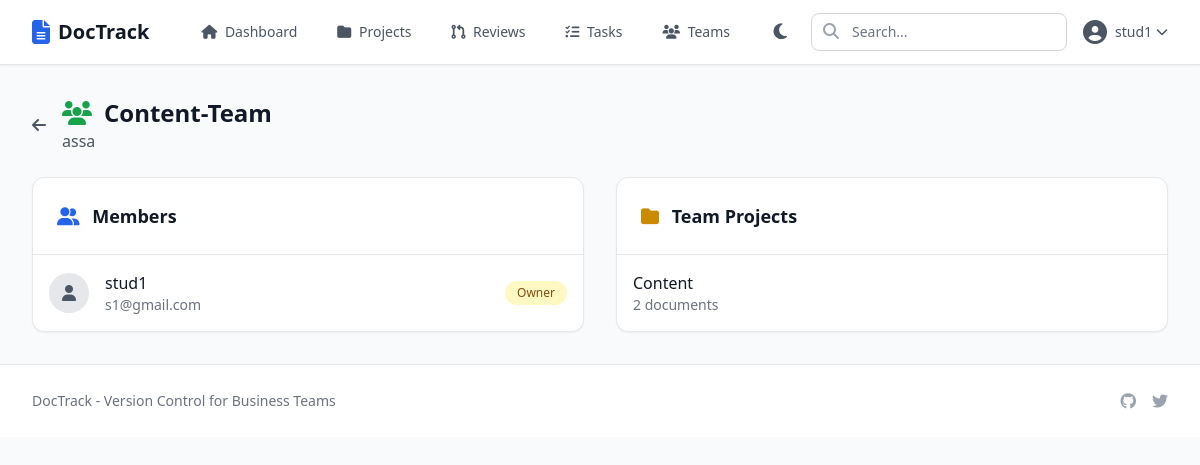
The page /teams/1/ (signed in) on the database its author committed.
### doctrack/models.py (models this page shows, shortened)
class Team(models.Model):
    name = models.CharField(max_length=100)
    description = models.TextField(blank=True)
    members = models.ManyToManyField(User, through='TeamMembership', related_name='teams')
    created_by = models.ForeignKey(User, on_delete=models.CASCADE, related_name='created_teams')
    created_at = models.DateTimeField(auto_now_add=True)

class TeamMembership(models.Model):
    ROLE_CHOICES = [
        ('owner', 'Owner'),
        ('admin', 'Admin'),
        ('member', 'Member'),
    ]
    user = models.ForeignKey(User, on_delete=models.CASCADE)
    team = models.ForeignKey(Team, on_delete=models.CASCADE)
    role = models.CharField(max_length=20, choices=ROLE_CHOICES, default='member')
    joined_at = models.DateTimeField(auto_now_add=True)
    class Meta:
        unique_together = ['user', 'team']

class Project(models.Model):
    STATUS_CHOICES = [
        ('active', 'Active'),
        ('archived', 'Archived'),
        ('completed', 'Completed'),
    ]
    name = models.CharField(max_length=200)
    description = models.TextField(blank=True)
    team = models.ForeignKey(Team, on_delete=models.CASCADE, related_name='projects', null=True, blank=True)
    owner = models.ForeignKey(User, on_delete=models.CASCADE, related_name='owned_projects')
    collaborators = models.ManyToManyField(User, related_name='collaborated_projects', blank=True)
    status = models.CharField(max_length=20, choices=STATUS_CHOICES, default='active')
    is_public = models.BooleanField(default=False)
    created_at = models.DateTimeField(auto_now_add=True)
    updated_at = models.DateTimeField(auto_now=True)
    def get_document_count(self):
        return self.documents.count()

### doctrack/views.py (the view)
# urls.py: path('teams/<int:pk>/', views.team_detail, name='team_detail'),
@login_required
def team_detail(request, pk):
    team = get_object_or_404(Team, pk=pk)
    if request.user not in team.members.all():
        messages.error(request, 'You are not a member of this team.')
        return redirect('team_list')
    memberships = TeamMembership.objects.filter(team=team).select_related('user')
    projects = team.projects.all()
    context = {
        'team': team,
        'memberships': memberships,
        'projects': projects,
    }
    return render(request, 'teams/detail.html', context)

### templates/teams/detail.html (shortened to what this page needs)
{% extends 'base.html' %}
{% block content %}
<div class="mb-6 flex items-center">
    <a href="{% url 'team_list' %}" class="text-gray-600 hover:text-gray-900 mr-4">
        <i class="fas fa-arrow-left"></i>
    </a>
    <div>
        <h1 class="text-2xl font-bold text-gray-900 flex items-center">
            <i class="fas fa-users text-green-600 mr-3"></i>
            {{ team.name }}
        </h1>
        <p class="text-gray-600">{{ team.description|default:"No description" }}</p>
    </div>
</div>
<div class="grid md:grid-cols-2 gap-8">
    <div class="bg-white rounded-xl shadow-sm border border-gray-200">
        <div class="p-6 border-b border-gray-200">
            <h2 class="text-lg font-semibold text-gray-900">
                <i class="fas fa-user-friends text-blue-600 mr-2"></i> Members
            </h2>
        </div>
        <div class="divide-y divide-gray-100">
            {% for membership in memberships %}
            <div class="p-4 flex items-center justify-between">
                <div class="flex items-center">
                    <div class="w-10 h-10 bg-gray-200 rounded-full flex items-center justify-center mr-4">
                        <i class="fas fa-user text-gray-600"></i>
                    </div>
                    <div>
                        <p class="font-medium text-gray-900">{{ membership.user.username }}</p>
                        <p class="text-sm text-gray-500">{{ membership.user.email }}</p>
                    </div>
                </div>
                <span class="px-3 py-1 text-xs rounded-full
                    {% if membership.role == 'owner' %}bg-yellow-100 text-yellow-800
                    {% elif membership.role == 'admin' %}bg-purple-100 text-purple-800
                    {% else %}bg-gray-100 text-gray-800{% endif %}">
                    {{ membership.get_role_display }}
                </span>
            </div>
            {% endfor %}
        </div>
    </div>
    <div class="bg-white rounded-xl shadow-sm border border-gray-200">
        <div class="p-6 border-b border-gray-200">
            <h2 class="text-lg font-semibold text-gray-900">
                <i class="fas fa-folder text-yellow-600 mr-2"></i> Team Projects
            </h2>
        </div>
        <div class="divide-y divide-gray-100">
            {% for project in projects %}
            <a href="{% url 'project_detail' pk=project.pk %}" class="block p-4 hover:bg-gray-50">
                <p class="font-medium text-gray-900">{{ project.name }}</p>
                <p class="text-sm text-gray-500">{{ project.get_document_count }} documents</p>
            </a>
            {% empty %}
            <div class="p-6 text-center text-gray-500">
                <p>No projects yet</p>
            </div>
            {% endfor %}
        </div>
    </div>
</div>
{% endblock %}

### templates/base.html (shortened to what this page needs)
<!DOCTYPE html>
<html lang="en">
<head>
    <link rel="icon" type="image/svg+xml" href="{% load static %}{% static 'images/favicon.svg' %}">
    <script src="https://cdn.tailwindcss.com"></script>
    <link rel="stylesheet" href="https://cdnjs.cloudflare.com/ajax/libs/font-awesome/6.5.1/css/all.min.css">
</head>
<body class="bg-gray-50 dark:bg-zinc-900 min-h-screen transition">
    <nav class="bg-white dark:bg-zinc-900 shadow-sm border-b border-gray-200 dark:border-zinc-800 transition">
        <div class="max-w-7xl mx-auto px-4 sm:px-6 lg:px-8">
            <div class="flex justify-between h-16">
                <div class="flex items-center">
                    <a href="{% url 'home' %}" class="flex items-center">
                        <i class="fas fa-file-alt text-blue-600 dark:text-blue-400 text-2xl mr-2"></i>
                        <span class="text-xl font-bold text-gray-900 dark:text-white">DocTrack</span>
                    </a>
                    {% if user.is_authenticated %}
                    <div class="hidden md:flex ml-10 space-x-4">
                        <a href="{% url 'dashboard' %}" class="text-gray-600 dark:text-zinc-400 hover:text-gray-900 dark:hover:text-white px-3 py-2 rounded-md text-sm font-medium transition">
                            <i class="fas fa-home mr-1"></i> Dashboard
                        </a>
                        <a href="{% url 'project_list' %}" class="text-gray-600 dark:text-zinc-400 hover:text-gray-900 dark:hover:text-white px-3 py-2 rounded-md text-sm font-medium transition">
                            <i class="fas fa-folder mr-1"></i> Projects
                        </a>
                        <a href="{% url 'pull_request_list' %}" class="text-gray-600 dark:text-zinc-400 hover:text-gray-900 dark:hover:text-white px-3 py-2 rounded-md text-sm font-medium transition">
                            <i class="fas fa-code-pull-request mr-1"></i> Reviews
                        </a>
                        <a href="{% url 'work_item_list' %}" class="text-gray-600 dark:text-zinc-400 hover:text-gray-900 dark:hover:text-white px-3 py-2 rounded-md text-sm font-medium transition">
                            <i class="fas fa-tasks mr-1"></i> Tasks
                        </a>
                        <a href="{% url 'team_list' %}" class="text-gray-600 dark:text-zinc-400 hover:text-gray-900 dark:hover:text-white px-3 py-2 rounded-md text-sm font-medium transition">
                            <i class="fas fa-users mr-1"></i> Teams
                        </a>
                    </div>
                    {% endif %}
                </div>
                <div class="flex items-center space-x-4">
                    <button id="theme-toggle" class="text-gray-600 dark:text-zinc-400 hover:text-gray-900 dark:hover:text-white focus:outline-none p-2 rounded-lg hover:bg-gray-100 dark:hover:bg-zinc-800 transition">
                        <i id="theme-toggle-dark-icon" class="fas fa-moon hidden text-lg"></i>
                    </button>
                    {% if user.is_authenticated %}
                    <form action="{% url 'search' %}" method="get" class="hidden md:block">
                        <div class="relative">
                            <input type="text" name="q" placeholder="Search..."
                                   class="w-64 pl-10 pr-4 py-2 border border-gray-300 dark:border-zinc-700 rounded-lg text-sm bg-white dark:bg-zinc-800 text-gray-900 dark:text-white placeholder-gray-500 dark:placeholder-zinc-500 focus:outline-none focus:ring-2 focus:ring-blue-500 transition">
                            <i class="fas fa-search absolute left-3 top-2.5 text-gray-400 dark:text-zinc-600"></i>
                        </div>
                    </form>
                    <div class="relative">
                        <button id="profile-toggle" class="flex items-center text-gray-600 dark:text-zinc-400 hover:text-gray-900 dark:hover:text-white transition">
                            <i class="fas fa-user-circle text-2xl"></i>
                            <span class="ml-2 text-sm font-medium">{{ user.username }}</span>
                            <i class="fas fa-chevron-down ml-1 text-xs"></i>
                        </button>
                    </div>
                    {% endif %}
                </div>
            </div>
        </div>
    </nav>
    <main class="max-w-7xl mx-auto px-4 sm:px-6 lg:px-8 py-8">
        {% block content %}{% endblock %}
    </main>
    <footer class="bg-white dark:bg-zinc-900 border-t border-gray-200 dark:border-zinc-800 mt-auto transition">
        <div class="max-w-7xl mx-auto px-4 sm:px-6 lg:px-8 py-6">
            <div class="flex justify-between items-center">
                <p class="text-gray-500 dark:text-zinc-400 text-sm transition">DocTrack - Version Control for Business Teams</p>
                <div class="flex space-x-4">
                    <a href="#" class="text-gray-400 dark:text-zinc-600 hover:text-gray-600 dark:hover:text-zinc-400 transition"><i class="fab fa-github"></i></a>
                    <a href="#" class="text-gray-400 dark:text-zinc-600 hover:text-gray-600 dark:hover:text-zinc-400 transition"><i class="fab fa-twitter"></i></a>
                </div>
            </div>
        </div>
    </footer>
</body>
</html>

### rows shown on the page
Team: name "Content-Team", description "assa"
TeamMembership: user.username "stud1", user.email "s1@gmail.com", role "Owner"
Project: name "Content", get_document_count "2"

### other values the page prints
{{ user.username }} "stud1"
